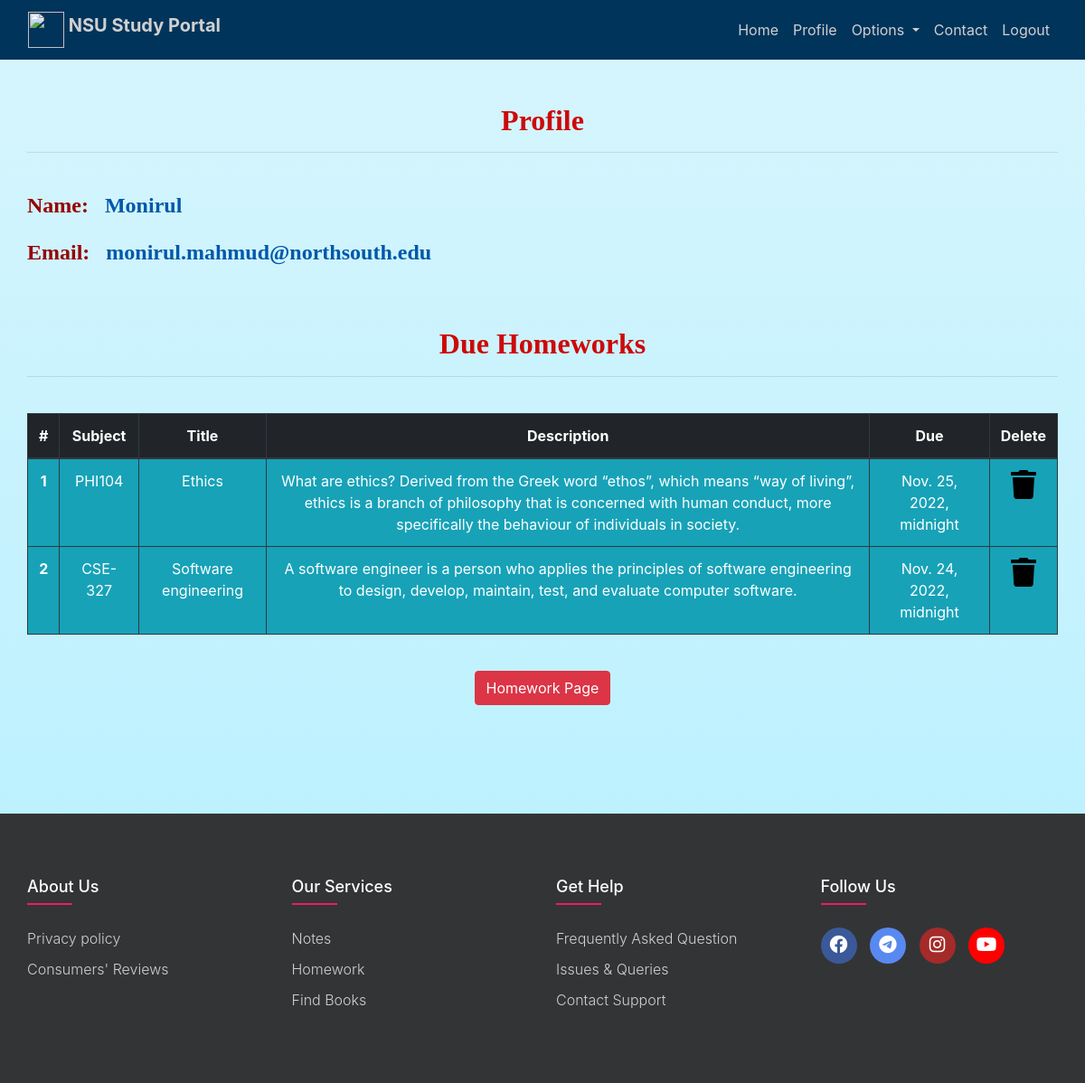
Page /profile/ (signed in) on the committed database.
### dashboard/models.py (models this page shows, shortened)
class Homework(models.Model):
    user=models.ForeignKey(User,on_delete=models.CASCADE)
    subject=models.CharField(max_length=50)
    title=models.CharField(max_length=100)
    description=models.TextField()
    due=models.DateTimeField()
    is_finished=models.BooleanField(default=False)

### dashboard/views.py (the view)
# urls.py: path('profile/',dash_views.profile,name="profile"),
@login_required
def profile(request):
    homeworks=Homework.objects.filter(is_finished=False,user=request.user)
    if len(homeworks)==0:
        homework_done=True
    else:
        homework_done=False
    context={
        'homeworks':homeworks,
        'homework_done':homework_done,
    }
    return render(request,"dashboard/profile.html",context)

### dashboard/templates/dashboard/profile.html (shortened to what this page needs)
{% extends 'dashboard/base.html' %}
{% load static %}
{% load crispy_forms_tags%}
{% block content %}
<section class="text-center">
    <div class="container">
        <h2 style="color: rgb(205, 9, 9); font-weight:bold; font-family:Georgia, 'Times New Roman', Times, serif">Profile</h2><hr><br>
        <p class='user'>Name: <span> {{user.username}} </span></p>
        <p class='user'>Email: <span> {{user.email}} </span> </p>
        <br><br>
        {% if not homework_done%}
        <h2 style="color: rgb(205, 9, 9); font-weight:bold; font-family:Georgia, 'Times New Roman', Times, serif">Due Homeworks</h2><hr><br>
        <table class="table table-striped table-bordered table-hover table-dark">
            <thead>
                <tr class="bg-gray">
                    <th scope="col">#</th>
                    <th scope="col">Subject</th>
                    <th scope="col">Title</th>
                    <th scope="col">Description</th>
                    <th scope="col">Due</th>
                    <th scope="col">Delete</th>
                </tr>
            </thead>
            <tbody>
            {% for homework in homeworks %}
                <tr class="bg-info">
                    <th scope="row">{{forloop.counter}}</th>
                    <td>{{homework.subject}}</td>
                    <td>{{homework.title}}</td>
                    <td>{{homework.description}}</td>
                    <td>{{homework.due}}</td>
                    <td><a href="{% url 'delete-homework' homework.id %}"><i class="fa fa-trash fa-2x"></i></a></td>
                </tr>
                {% endfor %}
            </tbody>
        </table>
        {% else %}
        <h3>All To homeworks are completed!!!!</h3>
        {% endif %}
        <br>
        <a href="{% url 'homework' %}" class="btn btn-danger">Homework Page</a>
    </div>
</section>
{% endblock content %}

### dashboard/templates/dashboard/base.html (style rules this page uses)
a { text-decoration: none; color: rgb(0, 0, 0); }
.container { max-width: 1170px; margin: auto; }
body { background: linear-gradient(#d7f5fd, #b4f0ff ); height: 100%; width: 100%; overflow-x: hidden; background-repeat: no-repeat; }

### dashboard/templates/dashboard/profile.html (style rules this page uses)
.user { font-family: Georgia, serif; font-size:24px; text-align: left; font-weight: bold; color: rgb(151, 0, 0); }
span { margin-left:12px; color: rgb(0, 88, 170); }

### rows in the picture
Homework: subject "PHI104", title "Ethics", description "What are ethics? Derived from the Greek word “ethos”, which means “way of living”, ethics is a branch of philosophy that is concerned with human conduct, more specifically the behaviour of individuals in society.", due "Nov. 25, 2022, midnight"
Homework: subject "CSE-327", title "Software engineering", description "A software engineer is a person who applies the principles of software engineering to design, develop, maintain, test, and evaluate computer software.", due "Nov. 24, 2022, midnight"

### other values in the picture
{{ user.username }} "Monirul"
{{ user.email }} "monirul.mahmud@northsouth.edu"
